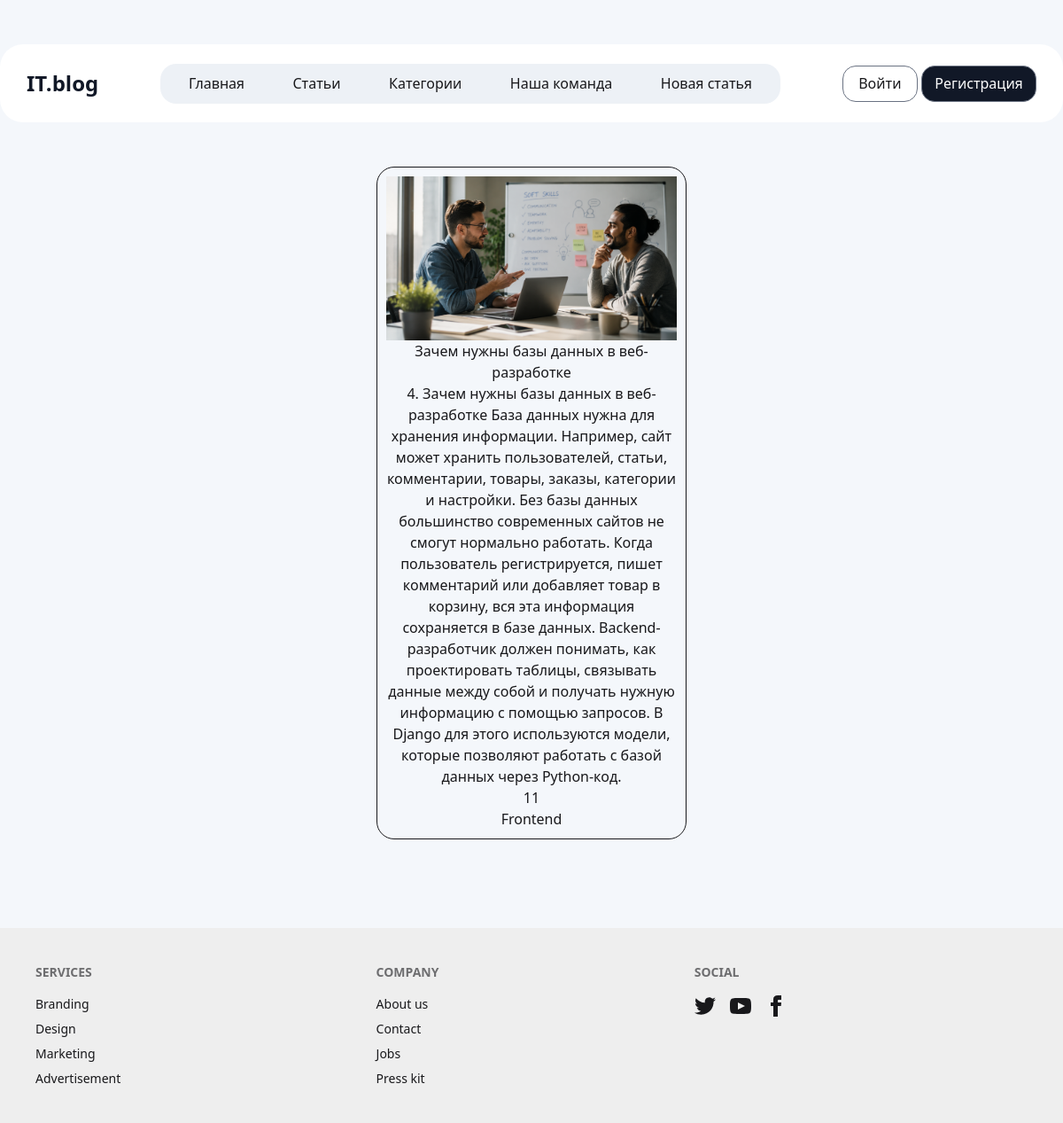
The page /detail/16/ on the database as committed earlier.
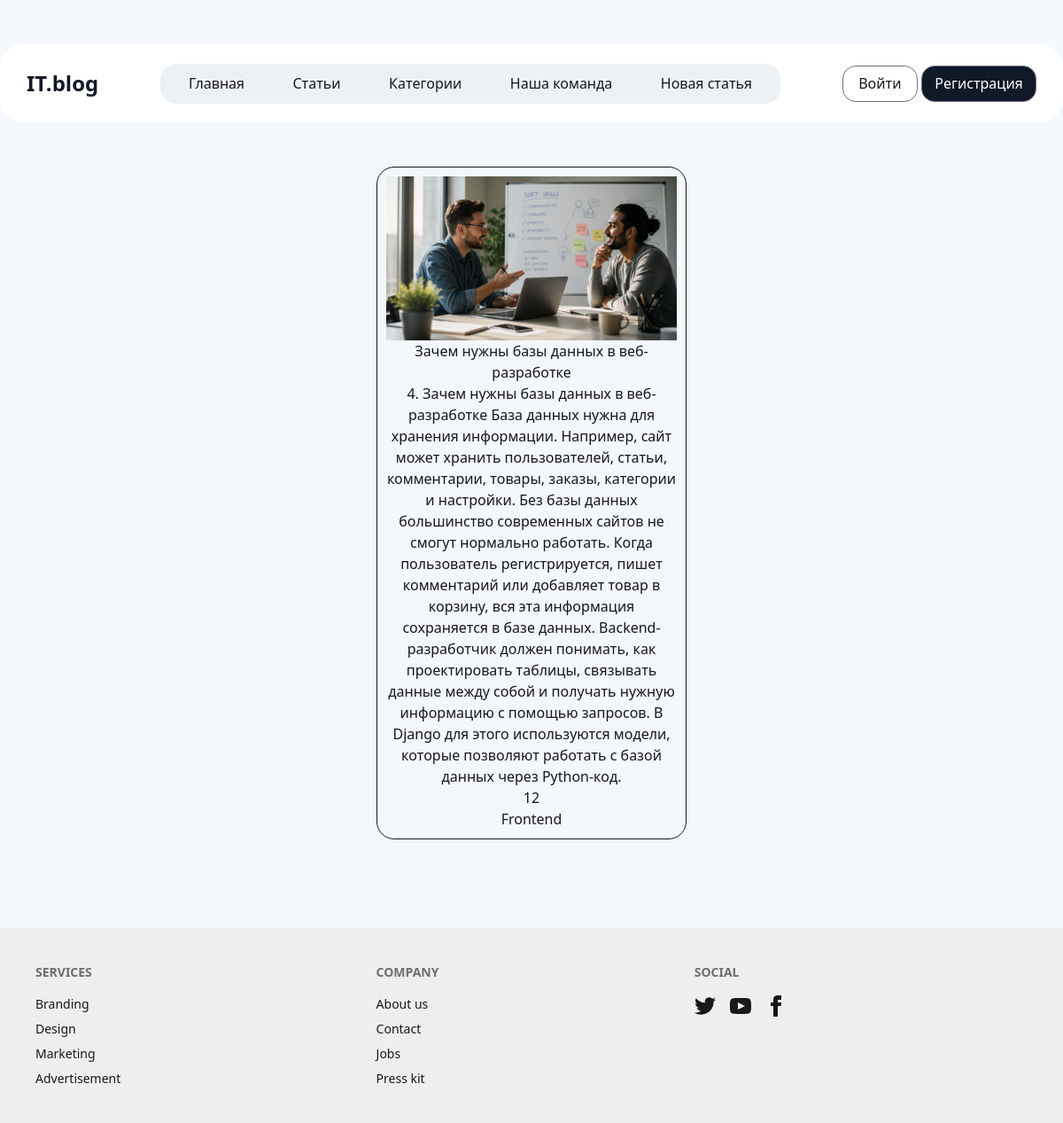
The same page on the database as committed later.
### blog/models.py (models this page shows, shortened)
class Articles(models.Model):
    title = models.CharField(max_length=255, null=False, blank=False)
    description = models.TextField(null=False, blank=False)
    view = models.IntegerField(default=10, null=False, blank=False)
    category = models.ForeignKey(to=Category, on_delete=models.CASCADE, null=True, blank=True)
    image = models.ImageField(upload_to='articles', null=True, blank=True)
    slug = models.SlugField(unique=True, null=True, blank=True)
    created_at = models.DateTimeField(auto_now_add=True) # type: ignore

class Category(models.Model):
    title = models.CharField(max_length=250, null=True, blank=True)
    def __str__(self):
        return self.title

### blog/views.py (the view)
# urls.py: path('detail/<int:pk>/', detail_articles, name='detail'), # type: ignore
def detail_articles(request, pk):
    article = get_object_or_404(Articles, pk=pk)
    my_context = {
        'title': 'detail',
        'article': article
    }
    return render(request, 'detail.html', context=my_context)

### blog/templates/detail.html
{% extends 'base.html' %}
{% block content %}
<div class="w-[350px] border rounded-[20px] p-[10px] text-center m-auto mt-[50px]">
        {% if article.image.url %}
            <img src="{{ article.image.url }}" alt="">
        {% endif %}
        <h2 class="">{{ article.title }}</h2>
        <p>{{ article.description }}</p>
        <div class="">
            <p class="">{{ article.view }}</p>
            <p class="">{{ article.category }}</p>
        </div>
    </div>
{% endblock %}

Rows that differ between the two databases and show on the page:
changed Articles "Зачем нужны базы данных в веб-разработке": view "11" → "12"
